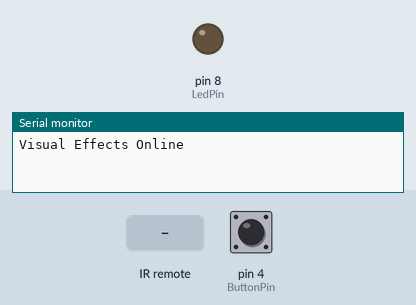
Recording of a sketch running on a simulated Arduino Uno, built with avr-gcc and run on an emulated ATmega328P. Shown: output pins drawn as LEDs (lit = HIGH), the last lines printed to the serial monitor. Dashed ring = blinking. Inputs (shaded band) come from the test bench; at power-on: pin 4 (ButtonPin) LOW.

Above: at 1.2 s.
1.3 s: pin 4 (ButtonPin) pulled HIGH for 3.2 s
At 2.1 s:
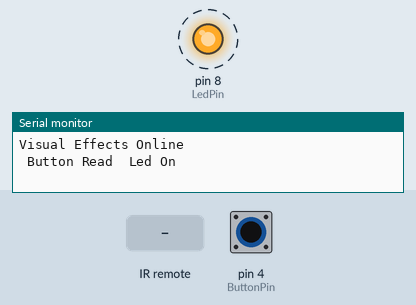
6.0 s: infrared code 0xFF30CF received
At 6.9 s:
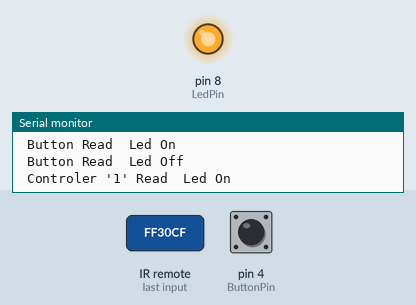
7.5 s: infrared code 0xFF18E7 received
At 8.1 s:
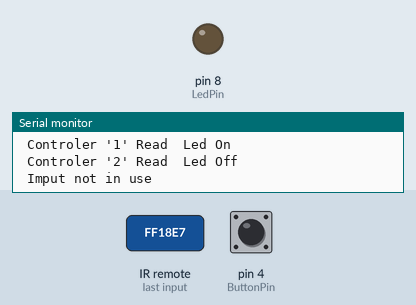
9.0 s: pin 4 (ButtonPin) pulled HIGH for 0.15 s
At 10.2 s:
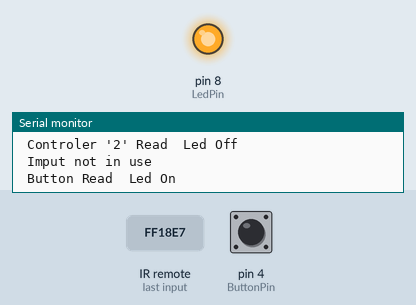
10.6 s: pin 4 (ButtonPin) pulled HIGH for 1 s
At 11.6 s:
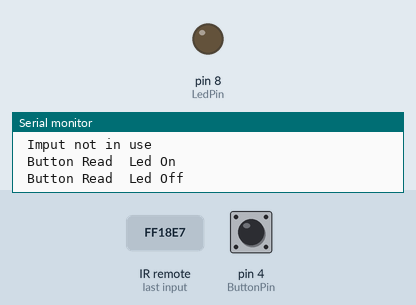
Timing chart, 0 to 13.6 s (numbered marks = the images above; inputs shaded):
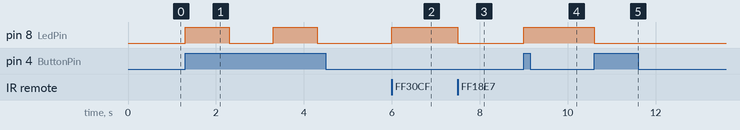

The sketch:

IR-Button_on-off__2020_12_17_04_50_34_UTC_.ino
```cpp
#include <IRremote.h>
#include <IRremoteInt.h>

int receiver = 2; //Signal Pin of IR receiver to Arduino Pin ?
int ButtonPin = 4; //Signal Pin of Button to Arduino Pin ?
int LedPin = 8; //output to pin

int LedState = LOW;
int ButtonState = LOW;
int previous = LOW;

long time = 0;
long debounce = 1000;

IRrecv irrecv(receiver);
decode_results results;

void setup(){
  Serial.begin(9600);
  irrecv.enableIRIn(); // Start the receiver
  pinMode(ButtonPin, INPUT);
  pinMode(LedPin, OUTPUT);
  Serial.println("Visual Effects Online");
}

void loop(){
  if (irrecv.decode(&results)){ // have we received an IR signal?
    translateIR();
    irrecv.resume(); // receive the next value
    LedState = digitalRead(LedPin);
  }
  ButtonState = digitalRead(ButtonPin);
  if (ButtonState == HIGH && previous == LOW && millis() - time > debounce) {
    if(LedState == HIGH){
      LedState = LOW;
      Serial.println(" Button Read  Led Off");
    } else {
       LedState = HIGH;
       Serial.println(" Button Read  Led On");
    }
    time = millis();
  }
  digitalWrite(LedPin, LedState);
}

void translateIR(){ // takes action based on IR code received
 switch(results.value){
  case 0xFF30CF: //Need to change to samsung power button code
 if(LedState == LOW){
          digitalWrite(LedPin, HIGH);
          Serial.println(" Controler '1' Read  Led On");
          digitalRead(LedState);
   } else if(LedState != LOW){
          digitalWrite(LedPin, LOW);
          Serial.println(" Controler '1' Read  Led Off");
  }
  break;
  case 0xFF18E7: //Need to change to cox power button code
 if(LedState == LOW){
          digitalWrite(LedPin, HIGH);
          Serial.println(" Controler '2' Read  Led On");
          digitalRead(LedState);
   } else if (LedState != LOW){
          digitalWrite(LedPin, LOW);
          Serial.println(" Controler '2' Read  Led Off");
  }
  default: Serial.println(" Imput not in use");

  }
  delay(1000); // Do not get immediate repeat
}
```

Measured:
- after the input at 1.3 s, pin 8 (LedPin): alternates HIGH for 1.0 s and LOW for 1.0 s, starting at once
- after the input at 6.0 s, pin 8 (LedPin): LOW → HIGH at once
- after the input at 7.5 s, pin 8 (LedPin): HIGH → LOW at once
- after the input at 9.0 s, pin 8 (LedPin): LOW → HIGH at once
- after the input at 10.6 s, pin 8 (LedPin): HIGH → LOW at once
